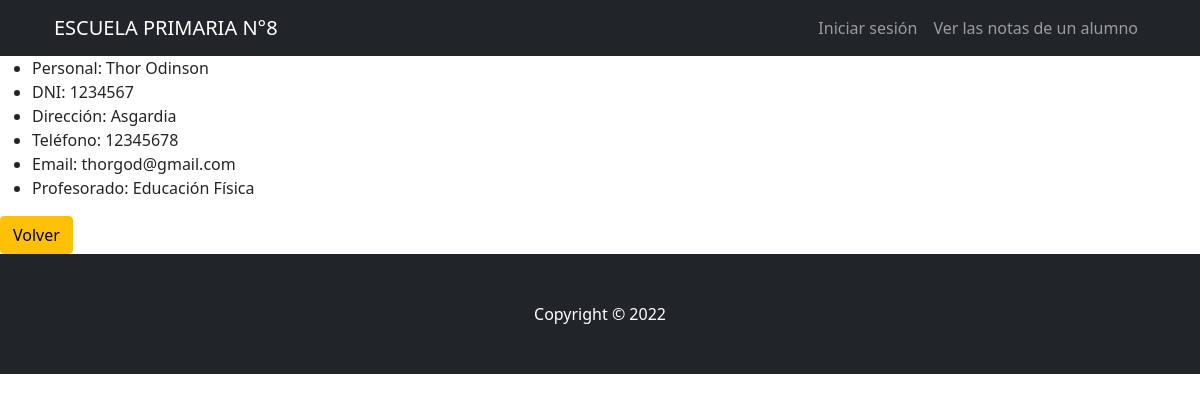
The app's page /AppZero/docentes/detalle/2 with its own data.
### AppZero/models.py (models this page shows, shortened)
class Docente(models.Model):
    nombre=models.CharField(max_length=40)
    apellido=models.CharField(max_length=40)
    DNI = models.IntegerField()
    direccion=models.CharField(max_length=60, blank=True, null=True)
    telefono=models.IntegerField(blank=True, null=True)
    email=models.EmailField(blank=True, null=True)
    profesorado = models.CharField(max_length=40)

### AppZero/views.py (the view)
# urls.py: path('docentes/detalle/<pk>', views.DocentesDetail.as_view(), name="DocentesDetail"),
class DocentesDetail(DetailView):
    model = Docente
    template_name = 'AppZero/Docentes/docentes_detail.html'

### AppZero/Templates/AppZero/Docentes/docentes_detail.html
{% extends "AppZero/padre.html" %}
{% load static %}
{% block contenidoAdicional %}
    <ul>
        <li>Personal: {{docente.nombre}} {{docente.apellido}}</li>
        <li>DNI: {{docente.DNI}}</li>
        {% if docente.direccion %}
        <li>Dirección: {{docente.direccion}}</li>
        {% endif %}
        {% if docente.telefono %}
        <li>Teléfono: {{docente.telefono}}</li>
        {% endif %}
        {% if docente.email %}
        <li>Email: {{docente.email}}</li>
        {% endif %}
        <li>Profesorado: {{docente.profesorado}}</li>
    </ul>
    <a class="btn btn-warning" href="javascript:history.back()">Volver</a>
{% endblock %}

### records on screen
Docente: nombre "Thor", apellido "Odinson", DNI "1234567", direccion "Asgardia", telefono "12345678", email "thorgod@gmail.com", profesorado "Educación Física"
